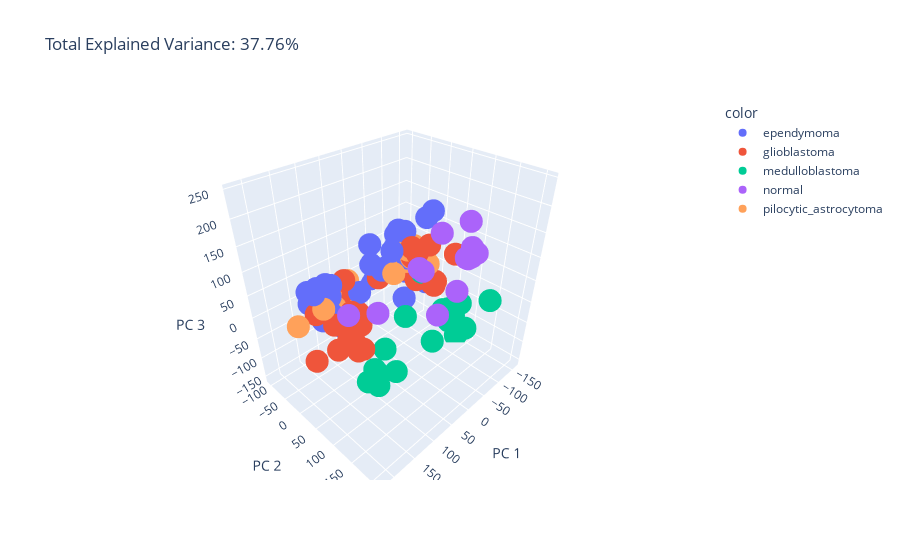

The cell this chart's notebook holds for it:
### Code cell
pca = PCA(n_components=3)
components = pca.fit_transform(X)
total_var = pca.explained_variance_ratio_.sum() * 100

fig = px.scatter_3d(
    components, x=0, y=1, z=2, color=y,
    title=f'Total Explained Variance: {total_var:.2f}%',
    labels={'0': 'PC 1', '1': 'PC 2', '2': 'PC 3'}
)
fig.show()

### Figure 1 — Plotly figure (JSON) as saved in the notebook; plotly's stock layout.template omitted (floating-point values rounded to 4 significant figures)
{"data": [{"hovertemplate": "color=ependymoma<br>PC 1=%{x}<br>PC 2=%{y}<br>PC 3=%{z}<extra></extra>", "legendgroup": "ependymoma", "marker": {"color": "#636efa", "symbol": "circle"}, "mode": "markers", "name": "ependymoma", "scene": "scene", "showlegend": true, "type": "scatter3d", "x": [165.2, 85.23, 70.27, -101.6, 65.81, 125.0, 155.8, 108.6, 110.6, 149.7, -124.1, 63.42, 123.4, -78.54, 91.57, -48.14, 133.6, 97.86, -47.66, 90.1, 94.31, 83.73, -64.53, -44.26, 119.8, 141.5, 60.89, 124.7, -35.55, -125.2, -117.3, 133.5, 184.3, -39.54, 87.11, -138.6, -156.9, -138.9, -124.4, -111.3, -121.7, -101.5, -131.8, -100.8, -125.0, -127.8], "y": [5.243, -53.1, -68.29, -47.67, -55.92, -20.12, -40.97, -41.41, -33.09, -37.42, -93.15, -9.492, -19.54, -29.2, -96.79, -65.62, -39.4, -69.34, -103.2, -89.28, -67.45, -49.58, -75.12, -97.28, -67.41, -65.59, -56.3, -44.29, -88.29, -68.49, -105.3, -35.67, 22.19, -26.99, -62.36, -81.65, -35.39, -91.61, -63.75, -88.42, -20.16, -51.74, -31.29, -41.67, -13.72, 0.2052], "z": [87.73, -66.33, -4.754, -18.94, 2.938, 40.22, 31.88, 23.73, 54.35, 50.33, 56.78, 26.81, 2.147, -69.89, -15.91, -0.08073, 19.98, 32.34, -39.66, 7.606, 7.208, -67.27, -6.085, 2.197, 34.93, 37.88, -1.578, 15.3, 57.97, -9.555, 25.92, -16.79, 99.15, 66.2, -21.68, -0.5242, -67.54, -19.61, 22.15, 53.0, -3.074, 77.7, 4.686, 17.73, 114.3, 132.8]}, {"hovertemplate": "color=glioblastoma<br>PC 1=%{x}<br>PC 2=%{y}<br>PC 3=%{z}<extra></extra>", "legendgroup": "glioblastoma", "marker": {"color": "#EF553B", "symbol": "circle"}, "mode": "markers", "name": "glioblastoma", "scene": "scene", "showlegend": true, "type": "scatter3d", "x": [90.5, 97.17, -105.9, -100.1, -90.35, 113.6, 92.62, 161.8, 102.1, 161.9, 94.72, 127.3, 85.36, 117.2, 76.76, -45.5, -129.4, -105.7, -129.4, -106.4, 154.1, 86.66, 219.7, 75.54, -159.9, 61.65, 98.76, -141.0, -135.5, -120.3, -123.1, -92.85, -130.8, -94.77], "y": [-37.63, 34.33, -19.83, -14.17, -20.81, -60.21, -0.7679, -12.8, 2.309, 44.0, -36.74, 46.69, -15.6, 17.03, -6.538, -75.4, 5.997, -46.89, 15.0, 30.18, 28.29, -24.7, 63.11, -2.188, -51.76, -12.91, -37.44, -54.45, 57.16, 1.141, -48.29, -43.33, -25.8, -23.07], "z": [14.84, -66.29, -29.87, 41.08, 56.2, -19.21, 0.5063, 26.77, -69.65, -20.25, -25.36, -22.18, -73.94, -41.52, -111.2, -22.86, -39.28, 0.5701, -28.91, -20.72, 22.29, 57.51, 5.737, -10.75, -36.07, -56.1, -35.99, -8.769, 54.28, 58.78, -22.75, -8.118, -21.38, 30.97]}, {"hovertemplate": "color=medulloblastoma<br>PC 1=%{x}<br>PC 2=%{y}<br>PC 3=%{z}<extra></extra>", "legendgroup": "medulloblastoma", "marker": {"color": "#00cc96", "symbol": "circle"}, "mode": "markers", "name": "medulloblastoma", "scene": "scene", "showlegend": true, "type": "scatter3d", "x": [-114.5, 116.0, 127.7, 105.4, 151.1, -110.8, 89.49, 142.2, 45.55, -118.3, 72.47, 33.19, -130.8, -130.9, -154.3, -38.11, -91.71, -140.3, -87.7, -106.5, -130.1, -43.38], "y": [163.4, 92.54, 98.84, 76.98, 107.2, 84.04, 62.91, 124.0, 70.05, -14.69, 36.01, 25.32, 102.7, 53.7, 57.45, 90.0, 86.55, 73.17, 72.7, 87.77, 84.74, 8.776], "z": [4.962, -93.83, -66.24, -107.2, -60.19, -73.04, -114.2, -63.39, -137.0, -13.89, -136.5, -113.5, -109.2, -83.09, -131.9, -96.05, -75.71, -153.3, -51.47, -85.04, -51.83, -80.76]}, {"hovertemplate": "color=normal<br>PC 1=%{x}<br>PC 2=%{y}<br>PC 3=%{z}<extra></extra>", "legendgroup": "normal", "marker": {"color": "#ab63fa", "symbol": "circle"}, "mode": "markers", "name": "normal", "scene": "scene", "showlegend": true, "type": "scatter3d", "x": [-30.74, 116.0, -78.14, 42.29, -101.8, -86.95, -92.47, 145.8, -72.11, 6.079, -99.5, -102.2, 21.95], "y": [104.9, 97.94, 65.6, 209.5, 119.6, 128.8, 136.4, 58.76, 114.9, 86.66, 113.3, 107.5, 109.9], "z": [-16.07, 65.75, 126.6, 244.8, 88.74, 118.7, 107.7, 55.97, 23.75, 97.42, 83.09, 80.94, 109.4]}, {"hovertemplate": "color=pilocytic_astrocytoma<br>PC 1=%{x}<br>PC 2=%{y}<br>PC 3=%{z}<extra></extra>", "legendgroup": "pilocytic_astrocytoma", "marker": {"color": "#FFA15A", "symbol": "circle"}, "mode": "markers", "name": "pilocytic_astrocytoma", "scene": "scene", "showlegend": true, "type": "scatter3d", "x": [77.89, 61.78, 67.44, 219.4, 177.3, 109.5, 100.4, -91.77, -101.2, 51.59, -104.7, -42.58, -116.9, -119.7, -109.5], "y": [-32.44, -45.47, -30.83, 20.69, 35.42, -27.89, -51.66, -33.38, -44.84, -47.54, -33.5, -25.18, -38.58, -10.47, 8.767], "z": [-17.4, 35.56, -6.503, 52.92, 73.48, 7.11, 20.05, 44.57, 7.624, -0.9253, 20.13, 12.67, 42.75, 36.92, 21.57]}], "layout": {"legend": {"title": {"text": "color"}, "tracegroupgap": 0}, "scene": {"domain": {"x": [0, 1], "y": [0, 1]}, "xaxis": {"title": {"text": "PC 1"}}, "yaxis": {"title": {"text": "PC 2"}}, "zaxis": {"title": {"text": "PC 3"}}}, "title": {"text": "Total Explained Variance: 37.76%"}}}
